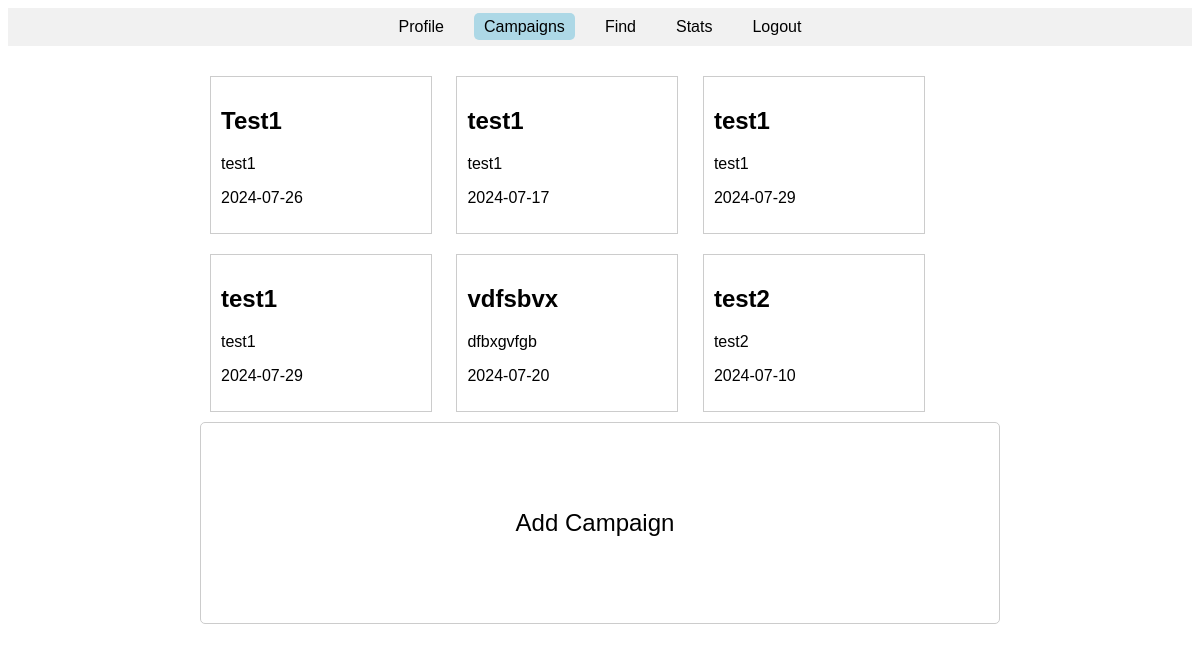
Page /sponsor/campaigns (signed in) on the committed database.
### models.py (models this page shows)
class Campaign(db.Model):
    id = db.Column(db.Integer, primary_key=True)
    title = db.Column(db.String(100), nullable=False)
    description = db.Column(db.Text, nullable=False)
    image = db.Column(db.String(200), nullable=True)  # Store image URL or path
    niche = db.Column(db.String(100), nullable=False)
    date = db.Column(db.String(100), nullable=False)
    sponsor_id = db.Column(db.Integer, db.ForeignKey('sponsor.id'), nullable=False)
    sponsor = db.relationship('Sponsor', backref=db.backref('campaigns', lazy=True))

### main.py (the view, shortened to what this page needs)
@app.route('/sponsor/campaigns', methods=['GET', 'POST'])
def sponsor_campaigns():
    if 'logged_in' in session and session.get('user_type') == 'sponsor':
        sponsor = Sponsor.query.filter_by(username=session['username']).first()
        if sponsor:
            campaigns = Campaign.query.filter_by(sponsor_id=sponsor.id).all()
            return render_template('sponsor_campaign.html', campaigns=campaigns)
    return redirect(url_for('user_login'))

### templates/sponsor_campaign.html (shortened to what this page needs)
<!DOCTYPE html>
<html lang="en">
<head>
</head>
<body>
    <header>
        <nav>
            <ul>
                <li><a href="{{ url_for('sponsor_profile') }}">Profile</a></li>
                <li><a href="{{ url_for('sponsor_campaigns') }}" class="active">Campaigns</a></li>
                <li><a href="{{ url_for('sponsor_find_page') }}" >Find</a></li>
                <li><a href="#stats">Stats</a></li>
                <li><a href="{{ url_for('logout') }}">Logout</a></li>
            </ul>
        </nav>
    </header>
    <main>
        <div>
            {% if campaigns %}
                {% for campaign in campaigns %}
                    <div class="campaign" onclick="showCampaignDetails('{{ campaign.id }}', '{{ campaign.title }}', '{{ campaign.budget }}')">
                        <h2>{{ campaign.title }}</h2>
                        <p>{{ campaign.description }}</p>
                        <p>{{ campaign.date }}</p>
                    </div>
                {% endfor %}
            {% else %}
                <p>No campaigns found.</p>
            {% endif %}
        </div>
        <div class="add-campaign" id="addCampaignBtn">
            <span>Add Campaign</span>
        </div>
    </main>
</body>
</html>

### templates/sponsor_campaign.html (style rules this page uses)
body { font-family: Arial, sans-serif; }
header { background-color: #f1f1f1; padding: 10px 0; }
nav ul { list-style: none; padding: 0; margin: 0; display: flex; justify-content: center; }
nav ul li { margin: 0 10px; }
nav ul li a { text-decoration: none; color: black; padding: 5px 10px; }
nav ul li a.active { background-color: lightblue; border-radius: 5px; }
main { padding: 20px; max-width: 800px; margin: 0 auto; }
.add-campaign { display: flex; align-items: center; justify-content: center; height: 200px; border: 1px solid #ccc; border-radius: 5px; cursor: pointer; }
.add-campaign span { font-size: 24px; margin-right: 10px; }
.campaign { border: 1px solid #ccc; padding: 10px; margin: 10px; display: inline-block; width: 200px; vertical-align: top; cursor: pointer; }

### rows in the picture
Campaign: title "Test1", description "test1", date "2024-07-26"
Campaign: title "test1", description "test1", date "2024-07-17"
Campaign: title "test1", description "test1", date "2024-07-29"
Campaign: title "test1", description "test1", date "2024-07-29"
Campaign: title "vdfsbvx", description "dfbxgvfgb", date "2024-07-20"
Campaign: title "test2", description "test2", date "2024-07-10"
